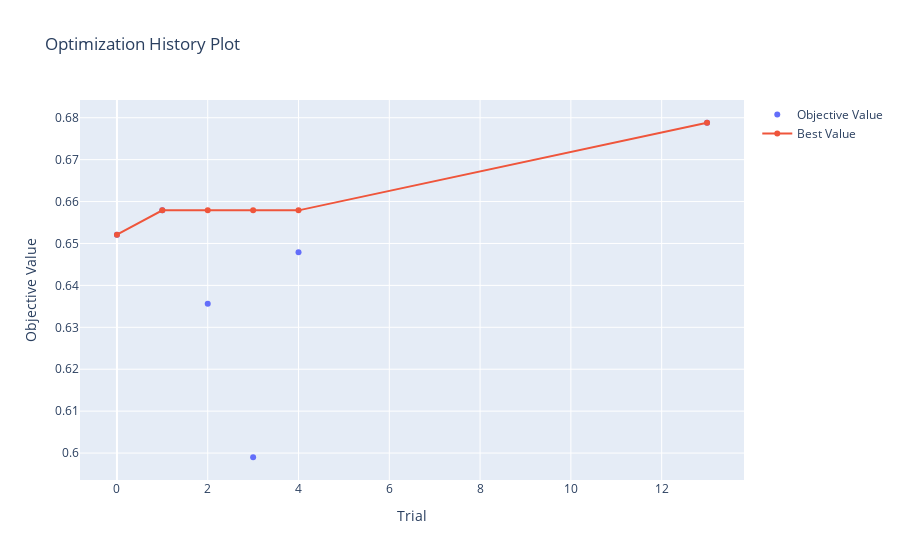

The notebook cell saved with this chart:
### Markdown cell above
Optuna has some easy to use visialization tools. We can use the optuna.visualization.plot_optimization_history to plot the optimization history of the study.
For more information on visualization, have a look at the [Optuna visualization documentation](https://optuna.readthedocs.io/en/stable/reference/visualization/index.html)

### Code cell
# # plot
optuna.visualization.plot_optimization_history(study)

### Figure 1 — Plotly figure (JSON) as saved in the notebook; plotly's stock layout.template omitted (floating-point values rounded to 4 significant figures)
{"data": [{"mode": "markers", "name": "Objective Value", "type": "scatter", "x": [0, 1, 2, 3, 4, 13], "y": [0.6521, 0.6579, 0.6356, 0.599, 0.6479, 0.6788]}, {"name": "Best Value", "type": "scatter", "x": [0, 1, 2, 3, 4, 13], "y": [0.6521, 0.6579, 0.6579, 0.6579, 0.6579, 0.6788]}], "layout": {"title": {"text": "Optimization History Plot"}, "xaxis": {"title": {"text": "Trial"}}, "yaxis": {"title": {"text": "Objective Value"}}}}
